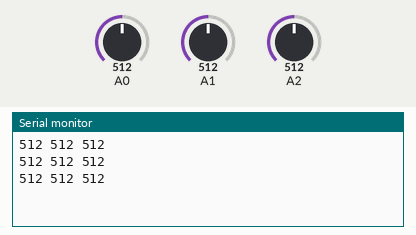
This sketch was run on a simulated Arduino Uno, built with avr-gcc and run on an emulated ATmega328P. On the bench: the last lines printed to the serial monitor. Inputs (shaded band) come from the test bench; at power-on: A0 = 512, A1 = 512, A2 = 512.

Above: at 1.3 s.
1.4 s: A0 set to 716
At 1.9 s:
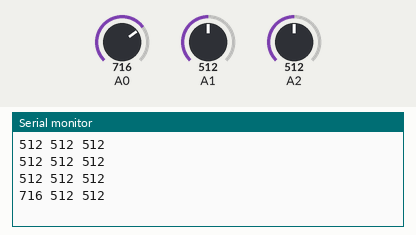
2.9 s: A1 set to 716
At 3.4 s:
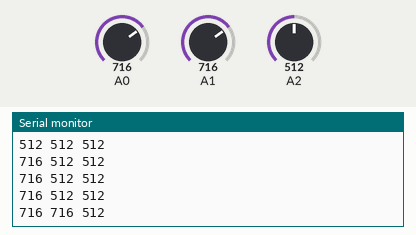
4.4 s: A2 set to 716
At 4.9 s:
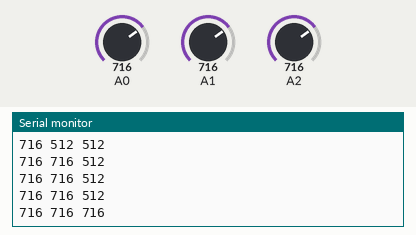
5.9 s: A0 set to 900
At 6.4 s:
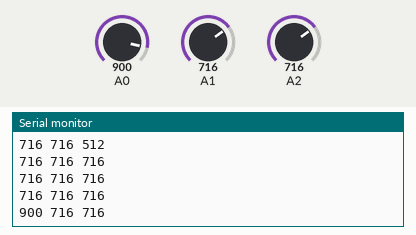
7.4 s: A1 set to 900
At 7.9 s:
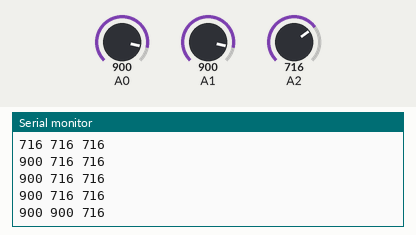
8.9 s: A2 set to 900
At 9.4 s:
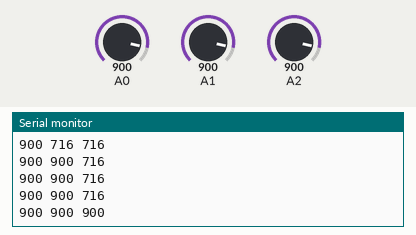
Timing chart, 0 to 11.4 s (numbered marks = the images above; inputs shaded):
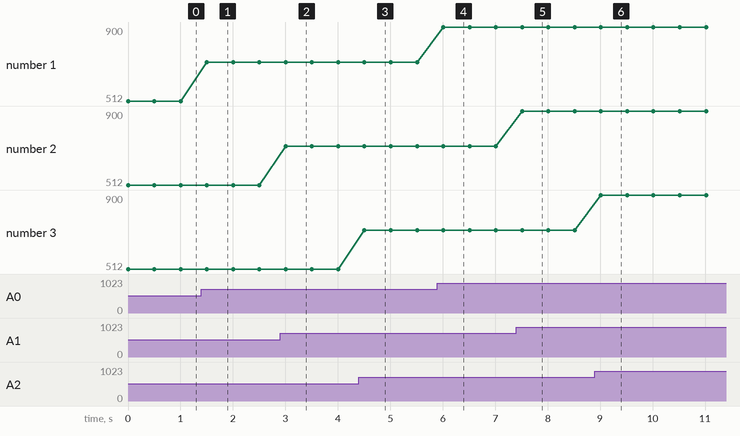

Measured:
- after the input at 1.4 s, the serial monitor: prints a new line after 0.10 s (image 1)
- after the input at 2.9 s, the serial monitor: prints a new line after 0.11 s (image 2)
- after the input at 4.4 s, the serial monitor: prints a new line after 0.11 s (image 3)
- after the input at 5.9 s, the serial monitor: prints a new line after 0.11 s (image 4)
- after the input at 7.4 s, the serial monitor: prints a new line after 0.11 s (image 5)
- after the input at 8.9 s, the serial monitor: prints a new line after 0.12 s (image 6)
- plotted number 1: 512 → 716 after the input at 1.4 s, 716 → 900 after the input at 5.9 s

The sketch:

arduinoCubeCode.ino
```cpp
void setup() {
  // put your setup code here, to run once:
 Serial.begin(140001);
}

void loop() {
  // gyro 1
  Serial.print(analogRead(A0));
  Serial.print(' ');
  Serial.print(analogRead(A1));
  Serial.print(' ');
  Serial.print(analogRead(A2));
  Serial.print(' ');

  // gyro 2
//  Serial.print(analogRead(A3));
//  Serial.print(' ');
//  Serial.print(analogRead(A4));
//  Serial.print(' ');
//  Serial.print(analogRead(A5));
//  Serial.print(' ');

  // gyro 3
//  Serial.print(analogRead(A6));
//  Serial.print(' ');
//  Serial.print(analogRead(A7));
//  Serial.print(' ');
//  Serial.print(analogRead(A8));
  Serial.println();

  delay(500);
}
```
